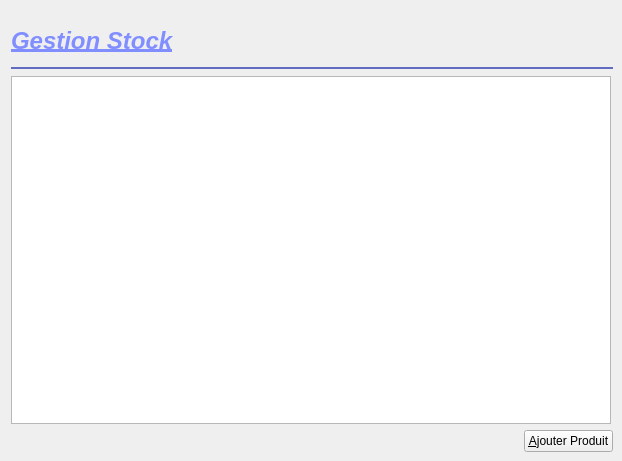
    <widget class="QWidget" name="tab">
     <attribute name="title">
      <string>Stock</string>
     </attribute>
     <widget class="QWidget" name="layoutWidget">
      <property name="geometry">
       <rect>
        <x>11</x>
        <y>21</y>
        <width>602</width>
        <height>431</height>
       </rect>
      </property>
      <layout class="QVBoxLayout" name="verticalLayout_7">
       <item>
        <layout class="QVBoxLayout" name="verticalLayout_11">
         <item>
          <layout class="QHBoxLayout" name="horizontalLayout_13">
           <item>
            <widget class="QLabel" name="label_9">
             <property name="minimumSize">
              <size>
               <width>0</width>
               <height>40</height>
              </size>
             </property>
             <property name="palette">
              <palette>
               <active>
                <colorrole role="WindowText">
                 <brush brushstyle="SolidPattern">
                  <color alpha="255">
                   <red>129</red>
                   <green>142</green>
                   <blue>255</blue>
                  </color>
                 </brush>
                </colorrole>
               </active>
               <inactive>
                <colorrole role="WindowText">
                 <brush brushstyle="SolidPattern">
                  <color alpha="255">
                   <red>129</red>
                   <green>142</green>
                   <blue>255</blue>
                  </color>
                 </brush>
                </colorrole>
               </inactive>
               <disabled>
                <colorrole role="WindowText">
                 <brush brushstyle="SolidPattern">
                  <color alpha="255">
                   <red>94</red>
                   <green>108</green>
                   <blue>121</blue>
                  </color>
                 </brush>
                </colorrole>
               </disabled>
              </palette>
             </property>
             <property name="font">
              <font>
               <pointsize>18</pointsize>
               <weight>75</weight>
               <italic>true</italic>
               <bold>true</bold>
               <underline>true</underline>
              </font>
             </property>
             <property name="text">
              <string>Gestion Stock</string>
             </property>
            </widget>
           </item>
           <item>
            <spacer name="horizontalSpacer_9">
             <property name="orientation">
              <enum>Qt::Horizontal</enum>
             </property>
             <property name="sizeHint" stdset="0">
              <size>
               <width>40</width>
               <height>20</height>
              </size>
             </property>
            </spacer>
           </item>
          </layout>
         </item>
         <item>
          <widget class="Line" name="line_3">
           <property name="enabled">
            <bool>true</bool>
           </property>
           <property name="palette">
            <palette>
             <active>
              <colorrole role="WindowText">
               <brush brushstyle="SolidPattern">
                <color alpha="255">
                 <red>98</red>
                 <green>109</green>
                 <blue>193</blue>
                </color>
               </brush>
              </colorrole>
             </active>
             <inactive>
              <colorrole role="WindowText">
               <brush brushstyle="SolidPattern">
                <color alpha="255">
                 <red>98</red>
                 <green>109</green>
                 <blue>193</blue>
                </color>
               </brush>
              </colorrole>
             </inactive>
             <disabled>
              <colorrole role="WindowText">
               <brush brushstyle="SolidPattern">
                <color alpha="255">
                 <red>94</red>
                 <green>108</green>
                 <blue>121</blue>
                </color>
               </brush>
              </colorrole>
             </disabled>
            </palette>
           </property>
           <property name="frameShadow">
            <enum>QFrame::Plain</enum>
           </property>
           <property name="lineWidth">
            <number>2</number>
           </property>
           <property name="orientation">
            <enum>Qt::Horizontal</enum>
           </property>
          </widget>
         </item>
        </layout>
       </item>
       <item>
        <widget class="QTableView" name="tableViewStk">
         <property name="minimumSize">
          <size>
           <width>600</width>
           <height>0</height>
          </size>
         </property>
         <property name="maximumSize">
          <size>
           <width>600</width>
           <height>16777215</height>
          </size>
         </property>
         <property name="palette">
          <palette>
           <active>
            <colorrole role="WindowText">
             <brush brushstyle="SolidPattern">
              <color alpha="255">
               <red>129</red>
               <green>144</green>
               <blue>255</blue>
              </color>
             </brush>
            </colorrole>
            <colorrole role="Text">
             <brush brushstyle="SolidPattern">
              <color alpha="255">
               <red>53</red>
               <green>59</green>
               <blue>106</blue>
              </color>
             </brush>
            </colorrole>
           </active>
           <inactive>
            <colorrole role="WindowText">
             <brush brushstyle="SolidPattern">
              <color alpha="255">
               <red>129</red>
               <green>144</green>
               <blue>255</blue>
              </color>
             </brush>
            </colorrole>
            <colorrole role="Text">
             <brush brushstyle="SolidPattern">
              <color alpha="255">
               <red>53</red>
               <green>59</green>
               <blue>106</blue>
              </color>
             </brush>
            </colorrole>
           </inactive>
           <disabled>
            <colorrole role="WindowText">
             <brush brushstyle="SolidPattern">
              <color alpha="255">
               <red>94</red>
               <green>108</green>
               <blue>121</blue>
              </color>
             </brush>
            </colorrole>
            <colorrole role="Text">
             <brush brushstyle="SolidPattern">
              <color alpha="255">
               <red>94</red>
               <green>108</green>
               <blue>121</blue>
              </color>
             </brush>
            </colorrole>
           </disabled>
          </palette>
         </property>
         <property name="layoutDirection">
          <enum>Qt::LeftToRight</enum>
         </property>
         <property name="frameShadow">
          <enum>QFrame::Sunken</enum>
         </property>
         <property name="autoScroll">
          <bool>true</bool>
         </property>
         <property name="showDropIndicator" stdset="0">
          <bool>true</bool>
         </property>
         <property name="dragDropOverwriteMode">
          <bool>true</bool>
         </property>
         <property name="alternatingRowColors">
          <bool>true</bool>
         </property>
         <property name="selectionBehavior">
          <enum>QAbstractItemView::SelectRows</enum>
         </property>
         <property name="textElideMode">
          <enum>Qt::ElideMiddle</enum>
         </property>
         <property name="verticalScrollMode">
          <enum>QAbstractItemView::ScrollPerItem</enum>
         </property>
        </widget>
       </item>
       <item>
        <layout class="QHBoxLayout" name="horizontalLayout_14">
         <item>
          <spacer name="horizontalSpacer_10">
           <property name="orientation">
            <enum>Qt::Horizontal</enum>
           </property>
           <property name="sizeHint" stdset="0">
            <size>
             <width>40</width>
             <height>20</height>
            </size>
           </property>
          </spacer>
         </item>
         <item>
          <widget class="QPushButton" name="pushButtonAjoutProd">
           <property name="text">
            <string>&amp;Ajouter Produit</string>
           </property>
          </widget>
         </item>
        </layout>
       </item>
      </layout>
     </widget>
    </widget>
